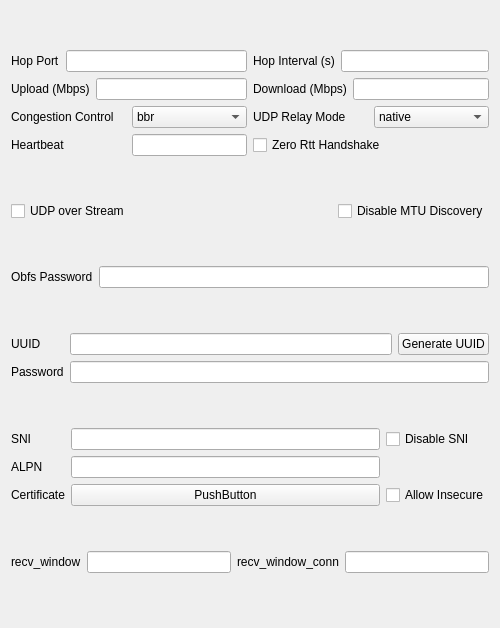
<?xml version="1.0" encoding="UTF-8"?>
<ui version="4.0">
 <class>EditQUIC</class>
 <widget class="QWidget" name="EditQUIC">
  <property name="geometry">
   <rect>
    <x>0</x>
    <y>0</y>
    <width>500</width>
    <height>628</height>
   </rect>
  </property>
  <property name="windowTitle">
   <string notr="true">EditHysteria</string>
  </property>
  <layout class="QVBoxLayout" name="verticalLayout">
   <item>
    <layout class="QGridLayout" name="upBox">
     <item row="1" column="1">
      <layout class="QHBoxLayout" name="downloadMbpsLay">
       <item>
        <widget class="QLabel" name="downloadMbps_l">
         <property name="text">
          <string>Download (Mbps)</string>
         </property>
        </widget>
       </item>
       <item>
        <widget class="MyLineEdit" name="downloadMbps"/>
       </item>
      </layout>
     </item>
     <item row="0" column="0">
      <layout class="QHBoxLayout" name="hopPortLay">
       <item>
        <widget class="QLabel" name="hopPort_l">
         <property name="text">
          <string>Hop Port</string>
         </property>
        </widget>
       </item>
       <item>
        <widget class="MyLineEdit" name="hopPort"/>
       </item>
      </layout>
     </item>
     <item row="0" column="1">
      <layout class="QHBoxLayout" name="hopIntervalLay">
       <item>
        <widget class="QLabel" name="hopInterval_l">
         <property name="text">
          <string>Hop Interval (s)</string>
         </property>
        </widget>
       </item>
       <item>
        <widget class="MyLineEdit" name="hopInterval"/>
       </item>
      </layout>
     </item>
     <item row="3" column="0">
      <layout class="QHBoxLayout" name="heartbeatLay">
       <item>
        <widget class="QLabel" name="heartbeat_l">
         <property name="text">
          <string>Heartbeat</string>
         </property>
        </widget>
       </item>
       <item>
        <widget class="MyLineEdit" name="heartbeat">
         <property name="sizePolicy">
          <sizepolicy hsizetype="Preferred" vsizetype="Fixed">
           <horstretch>0</horstretch>
           <verstretch>0</verstretch>
          </sizepolicy>
         </property>
        </widget>
       </item>
      </layout>
     </item>
     <item row="1" column="0">
      <layout class="QHBoxLayout" name="uploadMbpsLay">
       <item>
        <widget class="QLabel" name="uploadMbps_l">
         <property name="text">
          <string>Upload (Mbps)</string>
         </property>
        </widget>
       </item>
       <item>
        <widget class="MyLineEdit" name="uploadMbps"/>
       </item>
      </layout>
     </item>
     <item row="3" column="1">
      <widget class="QCheckBox" name="zeroRttHandshake">
       <property name="text">
        <string>Zero Rtt Handshake</string>
       </property>
      </widget>
     </item>
     <item row="2" column="0">
      <layout class="QHBoxLayout" name="congestionControlLay">
       <item>
        <widget class="QLabel" name="congestionControl_l">
         <property name="text">
          <string>Congestion Control</string>
         </property>
        </widget>
       </item>
       <item>
        <widget class="QComboBox" name="congestionControl">
         <item>
          <property name="text">
           <string notr="true">bbr</string>
          </property>
         </item>
         <item>
          <property name="text">
           <string notr="true">cubic</string>
          </property>
         </item>
         <item>
          <property name="text">
           <string notr="true">new_reno</string>
          </property>
         </item>
        </widget>
       </item>
      </layout>
     </item>
     <item row="2" column="1">
      <layout class="QHBoxLayout" name="udpRelayModeLay">
       <item>
        <widget class="QLabel" name="udpRelayMode_l">
         <property name="text">
          <string>UDP Relay Mode</string>
         </property>
        </widget>
       </item>
       <item>
        <widget class="QComboBox" name="udpRelayMode">
         <item>
          <property name="text">
           <string notr="true">native</string>
          </property>
         </item>
         <item>
          <property name="text">
           <string notr="true">quic</string>
          </property>
         </item>
        </widget>
       </item>
      </layout>
     </item>
    </layout>
   </item>
   <item>
    <layout class="QHBoxLayout" name="horizontalLayout">
     <item>
      <widget class="QCheckBox" name="uos">
       <property name="toolTip">
        <string notr="true">Requires sing-box server</string>
       </property>
       <property name="text">
        <string notr="true">UDP over Stream</string>
       </property>
      </widget>
     </item>
     <item>
      <widget class="QCheckBox" name="disableMtuDiscovery">
       <property name="sizePolicy">
        <sizepolicy hsizetype="Maximum" vsizetype="Fixed">
         <horstretch>0</horstretch>
         <verstretch>0</verstretch>
        </sizepolicy>
       </property>
       <property name="text">
        <string>Disable MTU Discovery</string>
       </property>
      </widget>
     </item>
    </layout>
   </item>
   <item>
    <layout class="QGridLayout" name="obfuscation">
     <item row="0" column="1">
      <widget class="MyLineEdit" name="obfsPassword"/>
     </item>
     <item row="0" column="0">
      <widget class="QLabel" name="obfsPassword_l">
       <property name="text">
        <string>Obfs Password</string>
       </property>
      </widget>
     </item>
    </layout>
   </item>
   <item>
    <layout class="QGridLayout" name="authentication">
     <item row="0" column="2">
      <widget class="QPushButton" name="uuidgen">
       <property name="text">
        <string>Generate UUID</string>
       </property>
      </widget>
     </item>
     <item row="0" column="0">
      <widget class="QLabel" name="uuid_l">
       <property name="text">
        <string notr="true">UUID</string>
       </property>
      </widget>
     </item>
     <item row="0" column="1">
      <widget class="MyLineEdit" name="uuid"/>
     </item>
     <item row="1" column="0">
      <widget class="QLabel" name="password_l">
       <property name="sizePolicy">
        <sizepolicy hsizetype="Maximum" vsizetype="Preferred">
         <horstretch>0</horstretch>
         <verstretch>0</verstretch>
        </sizepolicy>
       </property>
       <property name="text">
        <string>Password</string>
       </property>
      </widget>
     </item>
     <item row="1" column="1" colspan="2">
      <widget class="MyLineEdit" name="password"/>
     </item>
    </layout>
   </item>
   <item>
    <layout class="QGridLayout" name="TLS" rowstretch="0,0,0">
     <item row="2" column="0">
      <widget class="QLabel" name="certificate_l">
       <property name="text">
        <string>Certificate</string>
       </property>
      </widget>
     </item>
     <item row="2" column="1">
      <widget class="QPushButton" name="certificate">
       <property name="text">
        <string notr="true">PushButton</string>
       </property>
      </widget>
     </item>
     <item row="1" column="1">
      <widget class="MyLineEdit" name="alpn"/>
     </item>
     <item row="0" column="2">
      <widget class="QCheckBox" name="disableSni">
       <property name="text">
        <string>Disable SNI</string>
       </property>
      </widget>
     </item>
     <item row="0" column="1">
      <widget class="MyLineEdit" name="sni"/>
     </item>
     <item row="1" column="0">
      <widget class="QLabel" name="alpn_l">
       <property name="text">
        <string notr="true">ALPN</string>
       </property>
      </widget>
     </item>
     <item row="0" column="0">
      <widget class="QLabel" name="sni_l">
       <property name="text">
        <string>SNI</string>
       </property>
      </widget>
     </item>
     <item row="2" column="2">
      <widget class="QCheckBox" name="allowInsecure">
       <property name="text">
        <string>Allow Insecure</string>
       </property>
      </widget>
     </item>
     <item row="1" column="2">
      <spacer name="alpn_sp">
       <property name="orientation">
        <enum>Qt::Horizontal</enum>
       </property>
       <property name="sizeType">
        <enum>QSizePolicy::Maximum</enum>
       </property>
       <property name="sizeHint" stdset="0">
        <size>
         <width>40</width>
         <height>20</height>
        </size>
       </property>
      </spacer>
     </item>
    </layout>
   </item>
   <item>
    <layout class="QHBoxLayout" name="flowControlWindow">
     <item>
      <widget class="QLabel" name="streamReceiveWindow_l">
       <property name="text">
        <string notr="true">recv_window</string>
       </property>
      </widget>
     </item>
     <item>
      <widget class="MyLineEdit" name="streamReceiveWindow"/>
     </item>
     <item>
      <widget class="QLabel" name="connectionReceiveWindow_l">
       <property name="text">
        <string notr="true">recv_window_conn</string>
       </property>
      </widget>
     </item>
     <item>
      <widget class="MyLineEdit" name="connectionReceiveWindow"/>
     </item>
    </layout>
   </item>
  </layout>
 </widget>
 <customwidgets>
  <customwidget>
   <class>MyLineEdit</class>
   <extends>QLineEdit</extends>
   <header>ui/widget/MyLineEdit.h</header>
  </customwidget>
 </customwidgets>
 <tabstops>
  <tabstop>hopPort</tabstop>
  <tabstop>hopInterval</tabstop>
  <tabstop>uploadMbps</tabstop>
  <tabstop>downloadMbps</tabstop>
  <tabstop>congestionControl</tabstop>
  <tabstop>udpRelayMode</tabstop>
  <tabstop>heartbeat</tabstop>
  <tabstop>zeroRttHandshake</tabstop>
  <tabstop>uos</tabstop>
  <tabstop>disableMtuDiscovery</tabstop>
  <tabstop>obfsPassword</tabstop>
  <tabstop>uuid</tabstop>
  <tabstop>uuidgen</tabstop>
  <tabstop>password</tabstop>
  <tabstop>sni</tabstop>
  <tabstop>disableSni</tabstop>
  <tabstop>alpn</tabstop>
  <tabstop>certificate</tabstop>
  <tabstop>allowInsecure</tabstop>
  <tabstop>streamReceiveWindow</tabstop>
  <tabstop>connectionReceiveWindow</tabstop>
 </tabstops>
 <resources/>
 <connections/>
</ui>
